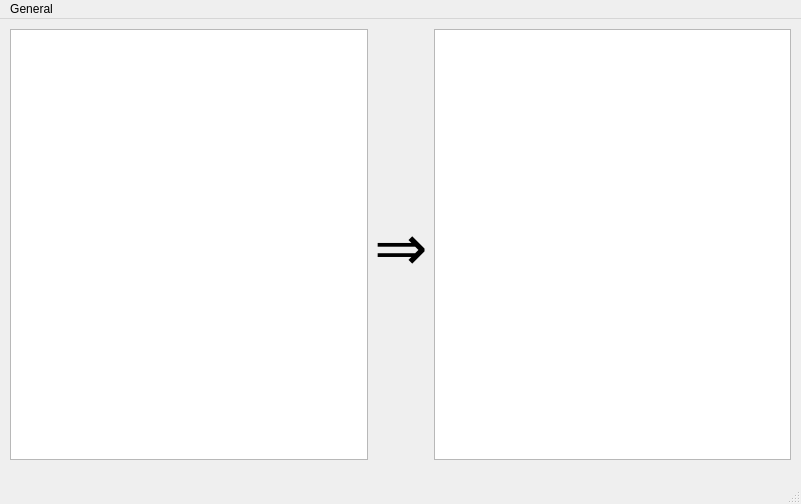
<?xml version="1.0" encoding="UTF-8"?>
<ui version="4.0">
 <class>MainWindow</class>
 <widget class="QMainWindow" name="MainWindow">
  <property name="geometry">
   <rect>
    <x>0</x>
    <y>0</y>
    <width>801</width>
    <height>504</height>
   </rect>
  </property>
  <property name="windowTitle">
   <string>MainWindow</string>
  </property>
  <widget class="QWidget" name="centralwidget">
   <widget class="QWidget" name="layoutWidget">
    <property name="geometry">
     <rect>
      <x>10</x>
      <y>10</y>
      <width>781</width>
      <height>431</height>
     </rect>
    </property>
    <layout class="QHBoxLayout" name="horizontalLayout">
     <item>
      <widget class="QPlainTextEdit" name="input_text">
       <property name="sizePolicy">
        <sizepolicy hsizetype="MinimumExpanding" vsizetype="MinimumExpanding">
         <horstretch>0</horstretch>
         <verstretch>0</verstretch>
        </sizepolicy>
       </property>
       <property name="plainText">
        <string notr="true"/>
       </property>
       <property name="placeholderText">
        <string>Please enter the text to transcribe</string>
       </property>
      </widget>
     </item>
     <item>
      <widget class="QLabel" name="label">
       <property name="font">
        <font>
         <family>Fira Code Medium</family>
         <pointsize>48</pointsize>
        </font>
       </property>
       <property name="text">
        <string>⇒</string>
       </property>
       <property name="alignment">
        <set>Qt::AlignCenter</set>
       </property>
      </widget>
     </item>
     <item>
      <widget class="QPlainTextEdit" name="output_text">
       <property name="enabled">
        <bool>true</bool>
       </property>
       <property name="sizePolicy">
        <sizepolicy hsizetype="MinimumExpanding" vsizetype="MinimumExpanding">
         <horstretch>0</horstretch>
         <verstretch>0</verstretch>
        </sizepolicy>
       </property>
       <property name="focusPolicy">
        <enum>Qt::NoFocus</enum>
       </property>
       <property name="acceptDrops">
        <bool>false</bool>
       </property>
       <property name="readOnly">
        <bool>true</bool>
       </property>
       <property name="plainText">
        <string notr="true"/>
       </property>
       <property name="backgroundVisible">
        <bool>false</bool>
       </property>
       <property name="placeholderText">
        <string>Here your transcription will appear</string>
       </property>
      </widget>
     </item>
    </layout>
   </widget>
  </widget>
  <widget class="QMenuBar" name="menubar">
   <property name="geometry">
    <rect>
     <x>0</x>
     <y>0</y>
     <width>801</width>
     <height>26</height>
    </rect>
   </property>
   <widget class="QMenu" name="menuGeneral">
    <property name="title">
     <string>General</string>
    </property>
    <widget class="QMenu" name="menuChange_conversion_table">
     <property name="contextMenuPolicy">
      <enum>Qt::ActionsContextMenu</enum>
     </property>
     <property name="title">
      <string>Change ruleset</string>
     </property>
     <addaction name="actionOpen_recent"/>
    </widget>
    <widget class="QMenu" name="menu_select_ruleset">
     <property name="title">
      <string>Convert to</string>
     </property>
    </widget>
    <addaction name="menu_select_ruleset"/>
    <addaction name="separator"/>
    <addaction name="action_rel_ruleset"/>
    <addaction name="menuChange_conversion_table"/>
    <addaction name="separator"/>
    <addaction name="action_exit"/>
   </widget>
   <addaction name="menuGeneral"/>
  </widget>
  <widget class="QStatusBar" name="statusbar"/>
  <action name="action_rel_ruleset">
   <property name="text">
    <string>Reload ruleset</string>
   </property>
   <property name="iconText">
    <string>Reload conversion table</string>
   </property>
   <property name="shortcut">
    <string>Ctrl+R</string>
   </property>
  </action>
  <action name="action_exit">
   <property name="text">
    <string>Exit</string>
   </property>
   <property name="shortcut">
    <string>Ctrl+Q</string>
   </property>
   <property name="shortcutVisibleInContextMenu">
    <bool>true</bool>
   </property>
  </action>
  <action name="actionOpen_recent">
   <property name="text">
    <string>Open recent</string>
   </property>
  </action>
 </widget>
 <resources/>
 <connections/>
</ui>
